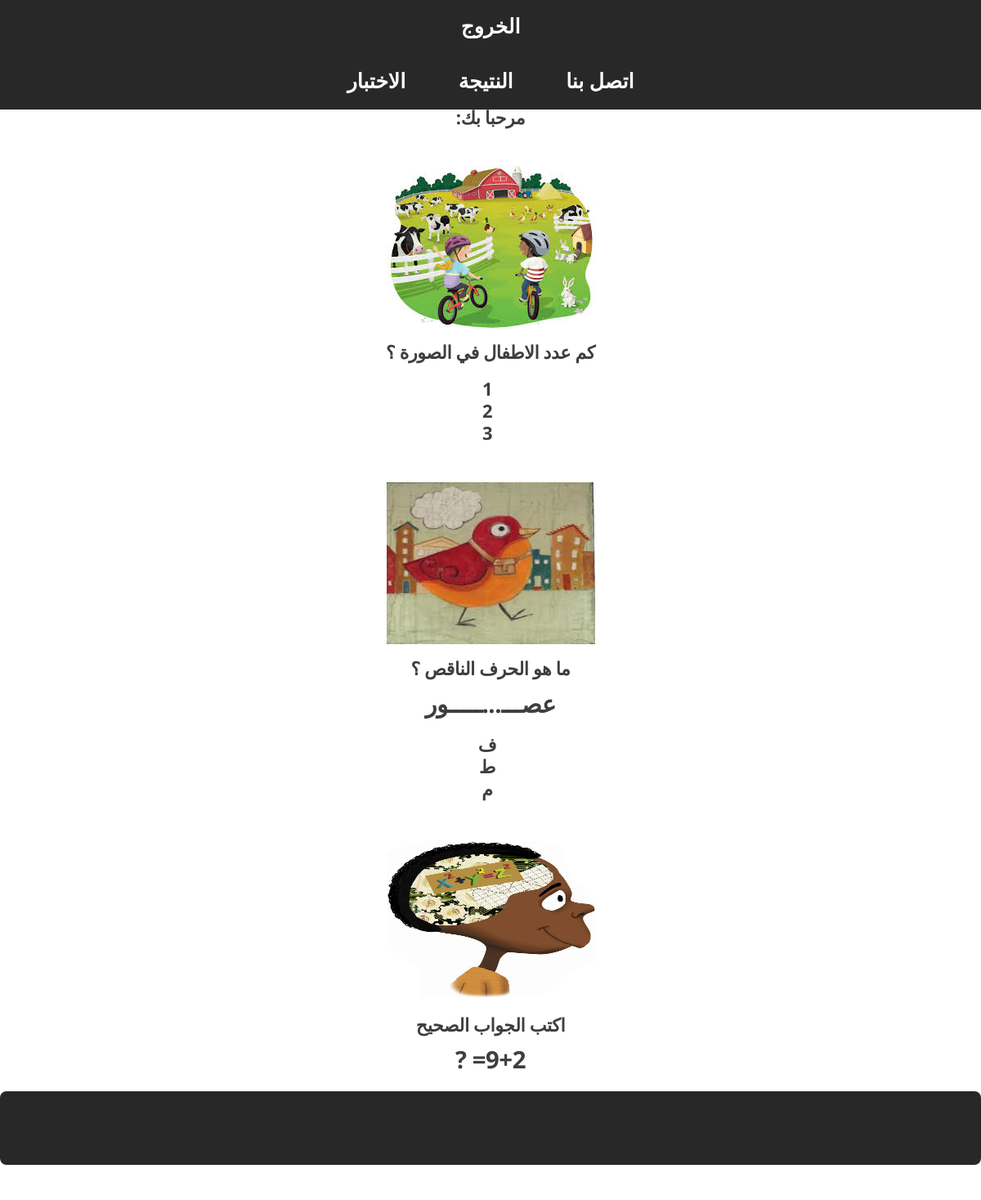
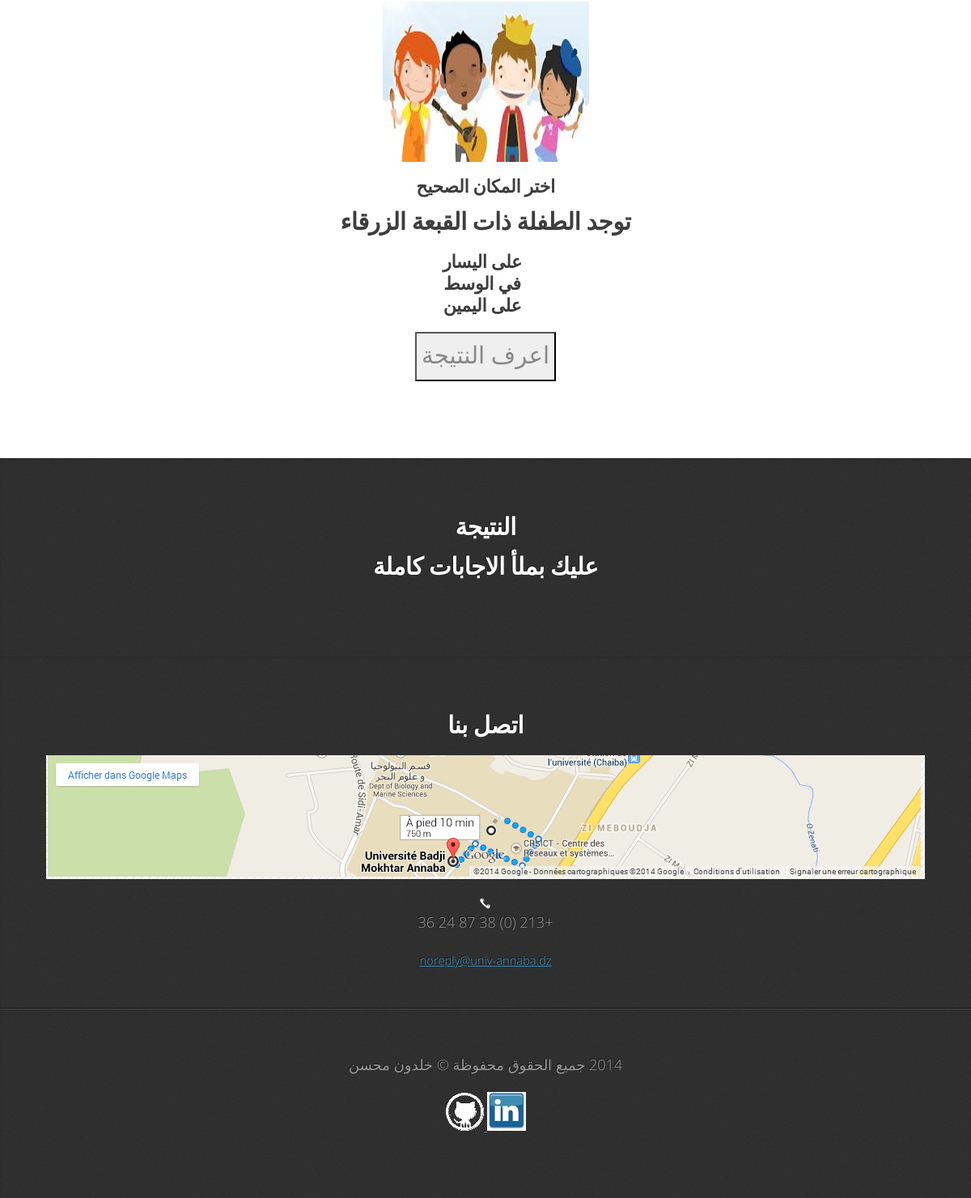
Screenshot of /quiz.php with the database file from the repository (2 pictures, top to bottom).
### tables this page shows
CREATE TABLE IF NOT EXISTS `tests` (
  `id_test` int(255) NOT NULL AUTO_INCREMENT,
  `question` varchar(1000) NOT NULL,
  `reponse` varchar(255) NOT NULL,
  PRIMARY KEY (`id_test`)
);

### quiz.php (the view, shortened to what this page needs)
<!DOCTYPE html PUBLIC "-//W3C//DTD XHTML 1.0 Transitional//EN" "http://www.w3.org/TR/xhtml1/DTD/xhtml1-transitional.dtd">
<!DOCTYPE HTML>
<html>
	<head>
		<?php
  			echo '<body dir="rtl">';
		?>
	</head>
	<body>
			<nav id="nav" align="center">
				<ul class="container">
					<a href="index.php">الخروج</a>
				<li><a href="#copy">اتصل بنا</a></li>
				<li><a href="#results">النتيجة</a></li>
				<li><a href="#test">الاختبار</a></li>
				</ul>
			</nav>
			<div class="wrapper wrapper-style1 wrapper-first">
			<article id="test">
				<?php
					echo '<h3>مرحبا بك: '.$_SESSION['email'].'</h3>';
					include('connex_bdd.php');
					$question = mysqli_query($con,"SELECT * FROM tests");
					echo '<form name="quizform" method="post" action="quiz.php">';
					while($row = mysqli_fetch_array($question))
					{
						echo"<br>".$row['question'];
					}
					echo '<h2><input name="next" type="submit" value="اعرف النتيجة"></h2></form>';
				?>
				</article>
			</div>
			<div class="wrapper wrapper-style4">
				<article id="results">
					<header>
						<h2> النتيجة </h2>
					<?php include('trait.php');	?>
					</header>
				</article>
			</div>
			<div class="wrapper wrapper-style4">
				<article id="contact">
								<h2>اتصل بنا</h2>
				<div class="contact_info">
					<p><img src="images/GoogleMaps.png" alt="GoogleMaps" />
			    	 </p>
				</div>
	<div class="footer">
			<div class="footer_grid">
				<div class="foot_img">
					<img src="images/call.png" alt="" />
				</div>
				<div class="foot_text">
					<p>+213 (0) 38 87 24 36</p>
				</div>
					<a href="">noreply@univ-annaba.dz
			</a>
			</div>
	</div>
<hr>
	<div class="copy">
		<article id="copy">
			<p class="w3-link">2014  جميع الحقوق محفوظة © خلدون محسن   </p>
			<div class="CONTACTS">
			  <a href="http://www.linkedin.com/profile/view?id=193162917"  ><img src="images/lens17430451_1294953222linkedin-icon.jpg" width="48" height="48" alt="LinkedIN">
			  </a>
		    <a href="https://github.com/mohsenuss91" > <img src="images/Logos-Github-icon.png" width="48" height="48" alt="githib"></a>
			</div>
		</article>
	</div>
	</body>
</html>

### trait.php (shortened to what this page needs)
<?php
if
(
	(isset($_POST['quest1']) && !empty($_POST['quest1']))
	AND(isset($_POST['quest2']) && !empty($_POST['quest2']))
	AND(isset($_POST['quest3']) && !empty($_POST['quest3']))
	AND(isset($_POST['quest4']) && !empty($_POST['quest4']))
)
{
$rep[]=$_POST['quest1'];
$rep[]=$_POST['quest2'];
$rep[]=$_POST['quest3'];
$rep[]=$_POST['quest4'];
$sur=count($rep);
echo "<h3>احتمال اصابتك بعسر القراءة</h3>";
$resultat=hamming($model,$rep);
$resultsfinal=$resultat/$sur*100;
echo "<h1>$resultsfinal%</h1>";
}
else
{
echo "<h2>عليك بملأ الاجابات كاملة</h2>";
}
?>

### css/style.css (style rules this page uses)
* { -moz-box-sizing: border-box; -webkit-box-sizing: border-box; -o-box-sizing: border-box; -ms-box-sizing: border-box; box-sizing: border-box; }
body, input, textarea { font-family: 'MCS TOPAZ HOR','Open Sans', sans-serif; line-height: 1.85em; color: #888; font-weight: 300; font-size: 100%; }
a { color: #3B95C6; text-decoration: underline; -moz-transition: color .2s ease-in-out; -webkit-transition: color .2s ease-in-out; -o-transition: color .2s ease-in-out; -ms-transition: color .2s ease-in-out; transition: color .2s ease-in-out; }
a img { border: 0; }
h1, h2, h3, h4, h5, h6 { color: #3e3e3e; }
h2, h3, h4, h5, h6 { font-weight: 700; }
form input, form select, form textarea { -webkit-appearance: none; }
form input[type=text], form input[type=password], form input[type=email], form select, form textarea { border: 0; padding: 0.75em; font-size: 1.5em; border-radius: 8px; background: #282828; color: #bbb; box-shadow: inset 0px 2px 5px 0px rgba(0,0,0,0.05), 0px 1px 0px 0px rgba(255,255,255,0.025); width: 100%; -moz-transition: background .2s ease-in-out, box-shadow .2s ease-in-out; -webkit-transition: background .2s ease-in-out, box-shadow .2s ease-in-out; -o-transition: background .2s ease-in-out, box-shadow .2s ease-in-out; -ms-transition: background .2s ease-in-out, box-shadow .2s ease-in-out; transition: background .2s ease-in-out, box-shadow .2s ease-in-out; }
hr { border: 0; border-top: solid 1px rgba(0,0,0,0.5); box-shadow: 0px 1px 0px 0px rgba(255,255,255,0.1); height: 1px; margin: 3em 0 4em 0; }
p, ul, ol, dl, table { margin-bottom: 1em; font-size: large; }
section, article { margin-bottom: 3em; }
section > :last-child, article > :last-child { margin-bottom: 0; }
section:last-child, article:last-child { margin-bottom: 0; }
.wrapper { background-image: url('images/bg.png'); box-shadow: inset 0px 1px 0px 0px rgba(0,0,0,0.05), inset 0px 2px 3px 0px rgba(0,0,0,0.1); }
.wrapper-first { box-shadow: none; }
.wrapper-style1 { background-image: none; background-color: #fff; }
.wrapper-style4 { background-color: #303030; color: #999; text-shadow: -1px -1px 0px #181818; }
.wrapper-style4 h1, .wrapper-style4 h2, .wrapper-style4 h3, .wrapper-style4 h4, .wrapper-style4 h5, .wrapper-style4 h6 { color: #fff; }
#nav { background-color: #282828; text-align: center; position: fixed; left: 0; top: 0; width: 100%; z-index: 10000; cursor: default; }
#nav ul { margin-bottom: 0; }
#nav li { display: inline-block; }
#nav a { position: relative; display: block; color: #fff; text-decoration: none; font-size:25px; outline: 0; }

### css/style-desktop.css (style rules this page uses)
body { font-size: 13pt; }
h2 { font-size: 2em; letter-spacing: -0.015em; }
h3 { font-size: 1.5em; letter-spacing: -0.015em; }
h1, h2, h3, h4, h5, h6 { margin: 0 0 0.75em 0; }
header { margin: 0 0 3em 0; }
.wrapper { padding: 8em 0 8em 0; text-align: center; }
.wrapper-first { padding-top: 12em; }
#nav a { padding: 0.2em 1em 0.2em 1em; margin: 0.6em 0.2em 0.6em 0.2em; font-weight: 600; border-radius: 8px; -moz-transition: background-color .2s ease-in-out; -webkit-transition: background-color .2s ease-in-out; -o-transition: background-color .2s ease-in-out; -ms-transition: background-color .2s ease-in-out; transition: background-color .2s ease-in-out; color: #fff; }

### css/style-1000px.css (style rules this page uses)
body { font-size: 11pt; }
.wrapper { padding: 5em 0 5em 0; text-align: center; }
.wrapper-first { padding-top: 9em; }

### rows the page displays
tests: question (picture), question "كم عدد الاطفال في الصورة ؟ 1 2 3"
tests: question (picture), question "ما هو الحرف الناقص ؟ عصـــ...ـــــور ف ط م"
tests: question (picture)
tests: question (picture), question "اختر المكان الصحيح توجد الطفلة ذات القبعة الزرقاء على اليسار في الوسط على اليمين"
